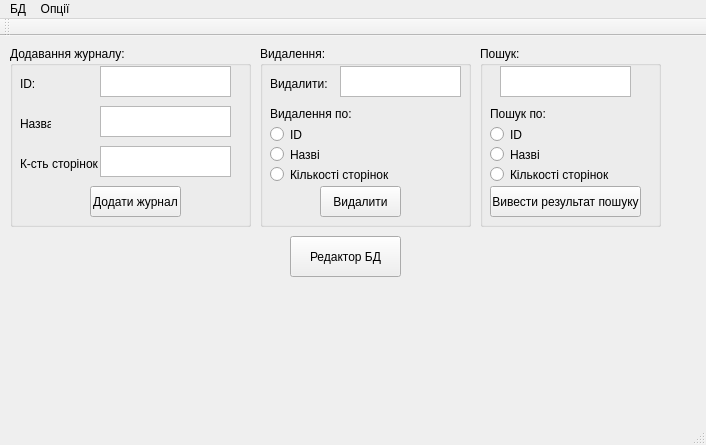
<?xml version="1.0" encoding="UTF-8"?>
<ui version="4.0">
 <class>MainWindow</class>
 <widget class="QMainWindow" name="MainWindow">
  <property name="geometry">
   <rect>
    <x>0</x>
    <y>0</y>
    <width>706</width>
    <height>445</height>
   </rect>
  </property>
  <property name="windowTitle">
   <string>MainWindow</string>
  </property>
  <widget class="QWidget" name="centralWidget">
   <widget class="QPushButton" name="pushButton">
    <property name="geometry">
     <rect>
      <x>290</x>
      <y>200</y>
      <width>111</width>
      <height>41</height>
     </rect>
    </property>
    <property name="text">
     <string>Редактор БД</string>
    </property>
    <property name="autoRepeat">
     <bool>false</bool>
    </property>
   </widget>
   <widget class="QGroupBox" name="groupBox">
    <property name="geometry">
     <rect>
      <x>10</x>
      <y>10</y>
      <width>241</width>
      <height>181</height>
     </rect>
    </property>
    <property name="title">
     <string>Додавання журналу:</string>
    </property>
    <widget class="QTextEdit" name="textEdit_3">
     <property name="geometry">
      <rect>
       <x>90</x>
       <y>100</y>
       <width>131</width>
       <height>31</height>
      </rect>
     </property>
    </widget>
    <widget class="QTextEdit" name="textEdit">
     <property name="enabled">
      <bool>true</bool>
     </property>
     <property name="geometry">
      <rect>
       <x>90</x>
       <y>20</y>
       <width>131</width>
       <height>31</height>
      </rect>
     </property>
     <property name="acceptDrops">
      <bool>true</bool>
     </property>
     <property name="autoFillBackground">
      <bool>false</bool>
     </property>
     <property name="undoRedoEnabled">
      <bool>true</bool>
     </property>
     <property name="acceptRichText">
      <bool>true</bool>
     </property>
    </widget>
    <widget class="QTextEdit" name="textEdit_2">
     <property name="geometry">
      <rect>
       <x>90</x>
       <y>60</y>
       <width>131</width>
       <height>31</height>
      </rect>
     </property>
    </widget>
    <widget class="QPushButton" name="pushButton_2">
     <property name="geometry">
      <rect>
       <x>80</x>
       <y>140</y>
       <width>91</width>
       <height>31</height>
      </rect>
     </property>
     <property name="text">
      <string>Додати журнал</string>
     </property>
    </widget>
    <widget class="QLabel" name="label">
     <property name="geometry">
      <rect>
       <x>10</x>
       <y>30</y>
       <width>31</width>
       <height>16</height>
      </rect>
     </property>
     <property name="text">
      <string>ID:</string>
     </property>
    </widget>
    <widget class="QLabel" name="label_2">
     <property name="geometry">
      <rect>
       <x>10</x>
       <y>70</y>
       <width>31</width>
       <height>16</height>
      </rect>
     </property>
     <property name="text">
      <string>Назва:</string>
     </property>
    </widget>
    <widget class="QLabel" name="label_3">
     <property name="geometry">
      <rect>
       <x>10</x>
       <y>110</y>
       <width>81</width>
       <height>16</height>
      </rect>
     </property>
     <property name="text">
      <string>К-сть сторінок</string>
     </property>
    </widget>
   </widget>
   <widget class="QGroupBox" name="groupBox_2">
    <property name="geometry">
     <rect>
      <x>260</x>
      <y>10</y>
      <width>211</width>
      <height>181</height>
     </rect>
    </property>
    <property name="title">
     <string>Видалення:</string>
    </property>
    <widget class="QPushButton" name="pushButton_3">
     <property name="geometry">
      <rect>
       <x>60</x>
       <y>140</y>
       <width>81</width>
       <height>31</height>
      </rect>
     </property>
     <property name="text">
      <string>Видалити</string>
     </property>
    </widget>
    <widget class="QTextEdit" name="textEdit_4">
     <property name="geometry">
      <rect>
       <x>80</x>
       <y>20</y>
       <width>121</width>
       <height>31</height>
      </rect>
     </property>
    </widget>
    <widget class="QRadioButton" name="radioButton_4">
     <property name="geometry">
      <rect>
       <x>10</x>
       <y>80</y>
       <width>82</width>
       <height>17</height>
      </rect>
     </property>
     <property name="text">
      <string>ID</string>
     </property>
    </widget>
    <widget class="QLabel" name="label_4">
     <property name="geometry">
      <rect>
       <x>10</x>
       <y>30</y>
       <width>61</width>
       <height>16</height>
      </rect>
     </property>
     <property name="text">
      <string>Видалити:</string>
     </property>
    </widget>
    <widget class="QLabel" name="label_6">
     <property name="geometry">
      <rect>
       <x>10</x>
       <y>60</y>
       <width>81</width>
       <height>16</height>
      </rect>
     </property>
     <property name="text">
      <string>Видалення по:</string>
     </property>
    </widget>
    <widget class="QRadioButton" name="radioButton_5">
     <property name="geometry">
      <rect>
       <x>10</x>
       <y>100</y>
       <width>82</width>
       <height>17</height>
      </rect>
     </property>
     <property name="text">
      <string>Назві</string>
     </property>
    </widget>
    <widget class="QRadioButton" name="radioButton_6">
     <property name="geometry">
      <rect>
       <x>10</x>
       <y>120</y>
       <width>121</width>
       <height>17</height>
      </rect>
     </property>
     <property name="text">
      <string>Кількості сторінок</string>
     </property>
    </widget>
   </widget>
   <widget class="QGroupBox" name="groupBox_3">
    <property name="geometry">
     <rect>
      <x>480</x>
      <y>10</y>
      <width>181</width>
      <height>181</height>
     </rect>
    </property>
    <property name="title">
     <string>Пошук:</string>
    </property>
    <widget class="QPushButton" name="pushButton_4">
     <property name="geometry">
      <rect>
       <x>10</x>
       <y>140</y>
       <width>151</width>
       <height>31</height>
      </rect>
     </property>
     <property name="text">
      <string>Вивести результат пошуку</string>
     </property>
    </widget>
    <widget class="QTextEdit" name="textEdit_5">
     <property name="geometry">
      <rect>
       <x>20</x>
       <y>20</y>
       <width>131</width>
       <height>31</height>
      </rect>
     </property>
    </widget>
    <widget class="QLabel" name="label_5">
     <property name="geometry">
      <rect>
       <x>10</x>
       <y>60</y>
       <width>61</width>
       <height>16</height>
      </rect>
     </property>
     <property name="text">
      <string>Пошук по:</string>
     </property>
    </widget>
    <widget class="QRadioButton" name="radioButton">
     <property name="geometry">
      <rect>
       <x>10</x>
       <y>80</y>
       <width>82</width>
       <height>17</height>
      </rect>
     </property>
     <property name="text">
      <string>ID</string>
     </property>
    </widget>
    <widget class="QRadioButton" name="radioButton_2">
     <property name="geometry">
      <rect>
       <x>10</x>
       <y>100</y>
       <width>82</width>
       <height>17</height>
      </rect>
     </property>
     <property name="text">
      <string>Назві</string>
     </property>
    </widget>
    <widget class="QRadioButton" name="radioButton_3">
     <property name="geometry">
      <rect>
       <x>10</x>
       <y>120</y>
       <width>121</width>
       <height>17</height>
      </rect>
     </property>
     <property name="text">
      <string>Кількості сторінок</string>
     </property>
    </widget>
   </widget>
  </widget>
  <widget class="QMenuBar" name="menuBar">
   <property name="geometry">
    <rect>
     <x>0</x>
     <y>0</y>
     <width>706</width>
     <height>21</height>
    </rect>
   </property>
   <widget class="QMenu" name="menu">
    <property name="title">
     <string>БД</string>
    </property>
    <addaction name="action"/>
   </widget>
   <widget class="QMenu" name="menu_2">
    <property name="title">
     <string>Опції</string>
    </property>
    <addaction name="action_2"/>
   </widget>
   <addaction name="menu"/>
   <addaction name="menu_2"/>
  </widget>
  <widget class="QToolBar" name="mainToolBar">
   <attribute name="toolBarArea">
    <enum>TopToolBarArea</enum>
   </attribute>
   <attribute name="toolBarBreak">
    <bool>false</bool>
   </attribute>
  </widget>
  <widget class="QStatusBar" name="statusBar"/>
  <action name="action">
   <property name="text">
    <string>Редактор БД</string>
   </property>
  </action>
  <action name="action_2">
   <property name="text">
    <string>Вихід</string>
   </property>
  </action>
 </widget>
 <layoutdefault spacing="6" margin="11"/>
 <resources/>
 <connections/>
</ui>
